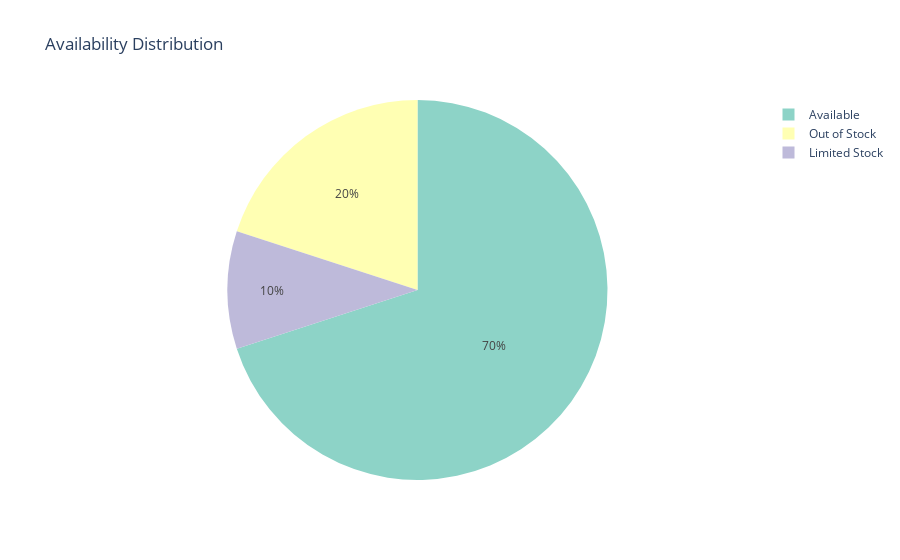

Here is the notebook cell this chart was saved with:
### Code cell
# Pie chart for Availability Distribution
availability_distribution = px.pie(
    deco_product, names = 'Availability',
    title = 'Availability Distribution',
    color_discrete_sequence = px.colors.qualitative.Set3)

availability_distribution.show()

### Figure 1 — Plotly figure (JSON) as saved in the notebook; plotly's stock layout.template omitted (floating-point values rounded to 4 significant figures)
{"data": [{"domain": {"x": [0, 1], "y": [0, 1]}, "hovertemplate": "Availability=%{label}<extra></extra>", "labels": ["Available", "Available", "Available", "Available", "Out of Stock", "Available", "Out of Stock", "Available", "Out of Stock", "Available", "Limited Stock", "Limited Stock", "Available", "Available", "Available", "Available", "Available", "Available", "Available", "Out of Stock"], "legendgroup": "", "name": "", "showlegend": true, "type": "pie"}], "layout": {"legend": {"tracegroupgap": 0}, "piecolorway": ["rgb(141,211,199)", "rgb(255,255,179)", "rgb(190,186,218)", "rgb(251,128,114)", "rgb(128,177,211)", "rgb(253,180,98)", "rgb(179,222,105)", "rgb(252,205,229)", "rgb(217,217,217)", "rgb(188,128,189)", "rgb(204,235,197)", "rgb(255,237,111)"], "title": {"text": "Availability Distribution"}}}
